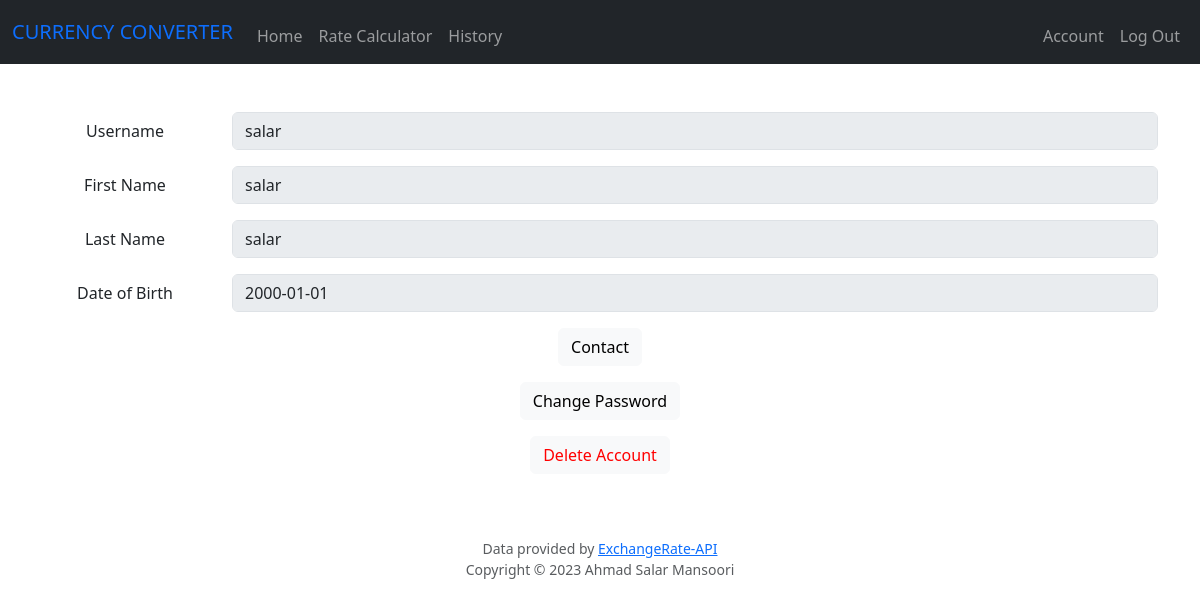
/account (signed in), run on the app's committed database.
### tables this page shows
CREATE TABLE users (
    id INTEGER,
    username TEXT NOT NULL,
    password TEXT NOT NULL,
    name TEXT NOT NULL,
    last_name TEXT NOT NULL,
    dob TEXT NOT NULL,
    PRIMARY KEY(id)
);

### app.py (the view)
@app.route("/account", methods=["GET", "POST"])
@login_required
def account():
    users = db.execute("SELECT * FROM users WHERE id = ?", session["user_id"])
    return render_template("account.html", users=users)

### app.py (called while the page is built)
@app.after_request
def after_request(response):
    response.headers["Cache-Control"] = "no-cache, no-store, must-revalidate"
    response.headers["Expires"] = 0
    response.headers["Pragma"] = "no-cache"
    return response

### helpers.py (called while the page is built)
def login_required(f):
    @wraps(f)
    def decorated_function(*args, **kwargs):
        if session.get("user_id") is None:
            return redirect("/login")
        return f(*args, **kwargs)
    return decorated_function

### templates/account.html (shortened to what this page needs)
{% extends "layout.html" %}
{% block main %}
    {% for user in users %}
        <div class="mb-3 row">
            <label for="username" class="col-sm-2 col-form-label">Username</label>
            <div class="col-sm-10">
            <input disabled type="text" class="form-control" id="username" value="{{ user['username'] }}">
            </div>
        </div>
        <div class="mb-3 row">
            <label for="first_name" class="col-sm-2 col-form-label">First Name</label>
            <div class="col-sm-10">
            <input class="form-control" disabled type="text" id="first_name" value="{{ user['name']}}">
            </div>
        </div>
        <div class="mb-3 row">
            <label for="last_name" class="col-sm-2 col-form-label">Last Name</label>
            <div class="col-sm-10">
            <input disabled type="text" class="form-control" id="last_name" value="{{ user['last_name'] }}">
            </div>
        </div>
        <div class="mb-3 row">
            <label for="dob" class="col-sm-2 col-form-label">Date of Birth</label>
            <div class="col-sm-10">
            <input disabled type="text" class="form-control" id="dob" value="{{ user['dob'] }}">
            </div>
        </div>
    {% endfor %}
    <div class="mb-3">
        <a href="{{ url_for('contact') }}" class="btn btn-light">Contact</a>
    </div>
    <div class="mb-3">
        <a href="{{ url_for('change_password') }}" class="btn btn-light">Change Password</a>
    </div>
    <div class="mb-3">
        <a href="{{ url_for('delete_account') }}" class="btn btn-light" style="color:red">Delete Account</a>
    </div>
{% endblock %}

### data on the page
users: username "salar", name "salar", last_name "salar", dob "2000-01-01"
